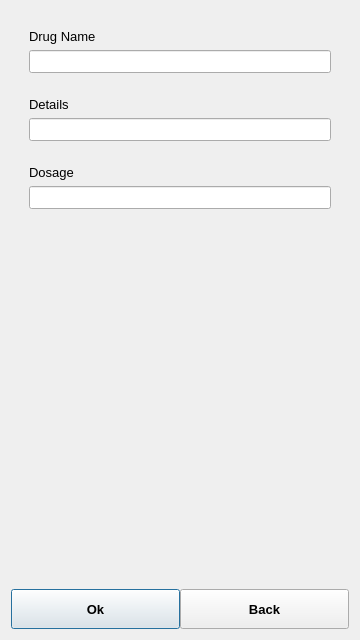
<?xml version="1.0" encoding="UTF-8"?>
<ui version="4.0">
 <class>newMedicationDialog</class>
 <widget class="QDialog" name="newMedicationDialog">
  <property name="geometry">
   <rect>
    <x>0</x>
    <y>0</y>
    <width>360</width>
    <height>640</height>
   </rect>
  </property>
  <property name="windowTitle">
   <string>Dialog</string>
  </property>
  <layout class="QGridLayout" name="gridLayout_2">
   <item row="0" column="0">
    <widget class="QWidget" name="widget_2" native="true">
     <layout class="QGridLayout" name="gridLayout_6">
      <item row="0" column="0">
       <widget class="QWidget" name="widget_3" native="true">
        <layout class="QGridLayout" name="gridLayout_5">
         <item row="0" column="0">
          <widget class="QLabel" name="label">
           <property name="font">
            <font>
             <pointsize>10</pointsize>
             <weight>50</weight>
             <bold>false</bold>
            </font>
           </property>
           <property name="text">
            <string>Drug Name</string>
           </property>
          </widget>
         </item>
         <item row="1" column="0">
          <widget class="QLineEdit" name="nameLine">
           <property name="font">
            <font>
             <pointsize>10</pointsize>
             <weight>50</weight>
             <bold>false</bold>
            </font>
           </property>
          </widget>
         </item>
        </layout>
       </widget>
      </item>
      <item row="1" column="0">
       <widget class="QWidget" name="widget_4" native="true">
        <layout class="QGridLayout" name="gridLayout_4">
         <item row="0" column="0">
          <widget class="QLabel" name="label_4">
           <property name="font">
            <font>
             <pointsize>10</pointsize>
             <weight>50</weight>
             <bold>false</bold>
            </font>
           </property>
           <property name="text">
            <string>Details</string>
           </property>
          </widget>
         </item>
         <item row="1" column="0">
          <widget class="QLineEdit" name="detailsLine">
           <property name="font">
            <font>
             <pointsize>10</pointsize>
             <weight>50</weight>
             <bold>false</bold>
            </font>
           </property>
          </widget>
         </item>
        </layout>
       </widget>
      </item>
      <item row="2" column="0">
       <widget class="QWidget" name="widget_5" native="true">
        <property name="font">
         <font>
          <pointsize>10</pointsize>
          <weight>50</weight>
          <bold>false</bold>
         </font>
        </property>
        <layout class="QGridLayout" name="gridLayout_3">
         <item row="0" column="0">
          <widget class="QLabel" name="label_5">
           <property name="font">
            <font>
             <pointsize>10</pointsize>
             <weight>50</weight>
             <bold>false</bold>
            </font>
           </property>
           <property name="text">
            <string>Dosage</string>
           </property>
          </widget>
         </item>
         <item row="1" column="0">
          <widget class="QLineEdit" name="dosageLine"/>
         </item>
        </layout>
       </widget>
      </item>
      <item row="3" column="0">
       <spacer name="verticalSpacer">
        <property name="orientation">
         <enum>Qt::Vertical</enum>
        </property>
        <property name="sizeHint" stdset="0">
         <size>
          <width>20</width>
          <height>77</height>
         </size>
        </property>
       </spacer>
      </item>
     </layout>
    </widget>
   </item>
   <item row="1" column="0">
    <widget class="QWidget" name="widget" native="true">
     <property name="sizePolicy">
      <sizepolicy hsizetype="Preferred" vsizetype="Maximum">
       <horstretch>0</horstretch>
       <verstretch>0</verstretch>
      </sizepolicy>
     </property>
     <property name="maximumSize">
      <size>
       <width>16777215</width>
       <height>50</height>
      </size>
     </property>
     <layout class="QGridLayout" name="gridLayout">
      <property name="margin">
       <number>0</number>
      </property>
      <property name="spacing">
       <number>0</number>
      </property>
      <item row="0" column="0">
       <widget class="QPushButton" name="okButton">
        <property name="sizePolicy">
         <sizepolicy hsizetype="Minimum" vsizetype="Minimum">
          <horstretch>0</horstretch>
          <verstretch>0</verstretch>
         </sizepolicy>
        </property>
        <property name="minimumSize">
         <size>
          <width>0</width>
          <height>40</height>
         </size>
        </property>
        <property name="font">
         <font>
          <pointsize>10</pointsize>
          <weight>75</weight>
          <bold>true</bold>
         </font>
        </property>
        <property name="text">
         <string>Ok</string>
        </property>
        <property name="icon">
         <iconset>
          <normaloff>:/images/icons/icon/ok.png</normaloff>:/images/icons/icon/ok.png</iconset>
        </property>
       </widget>
      </item>
      <item row="0" column="1">
       <widget class="QPushButton" name="backButton">
        <property name="sizePolicy">
         <sizepolicy hsizetype="Minimum" vsizetype="Minimum">
          <horstretch>0</horstretch>
          <verstretch>0</verstretch>
         </sizepolicy>
        </property>
        <property name="minimumSize">
         <size>
          <width>0</width>
          <height>40</height>
         </size>
        </property>
        <property name="font">
         <font>
          <pointsize>10</pointsize>
          <weight>75</weight>
          <bold>true</bold>
         </font>
        </property>
        <property name="text">
         <string>Back</string>
        </property>
        <property name="icon">
         <iconset>
          <normaloff>:/images/icons/icon/stop.png</normaloff>:/images/icons/icon/stop.png</iconset>
        </property>
       </widget>
      </item>
     </layout>
    </widget>
   </item>
  </layout>
 </widget>
 <resources/>
 <connections/>
</ui>
